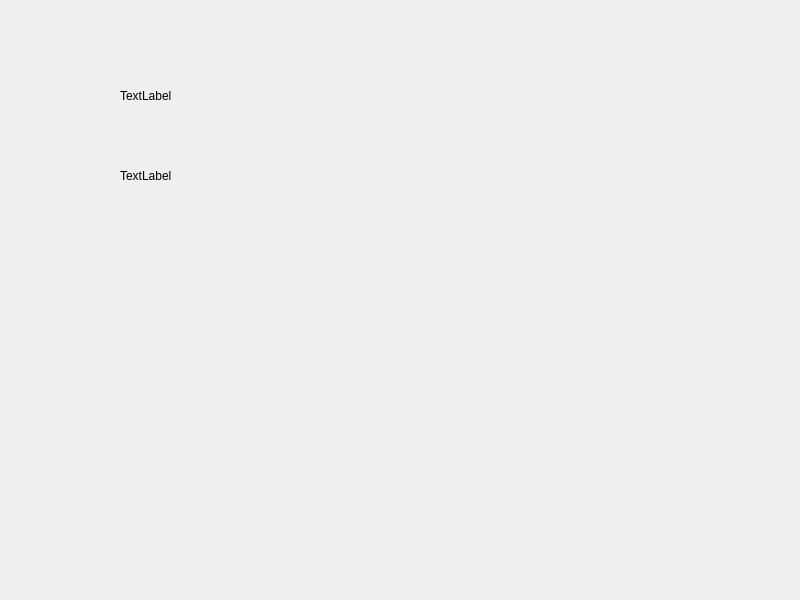
<?xml version="1.0" encoding="UTF-8"?>
<ui version="4.0">
 <class>Widget</class>
 <widget class="QWidget" name="Widget">
  <property name="geometry">
   <rect>
    <x>0</x>
    <y>0</y>
    <width>800</width>
    <height>600</height>
   </rect>
  </property>
  <property name="windowTitle">
   <string>Widget</string>
  </property>
  <widget class="QLabel" name="labStatus">
   <property name="geometry">
    <rect>
     <x>120</x>
     <y>80</y>
     <width>561</width>
     <height>31</height>
    </rect>
   </property>
   <property name="text">
    <string>TextLabel</string>
   </property>
  </widget>
  <widget class="QLabel" name="labMousePos">
   <property name="geometry">
    <rect>
     <x>120</x>
     <y>160</y>
     <width>571</width>
     <height>31</height>
    </rect>
   </property>
   <property name="text">
    <string>TextLabel</string>
   </property>
  </widget>
 </widget>
 <resources/>
 <connections/>
</ui>
